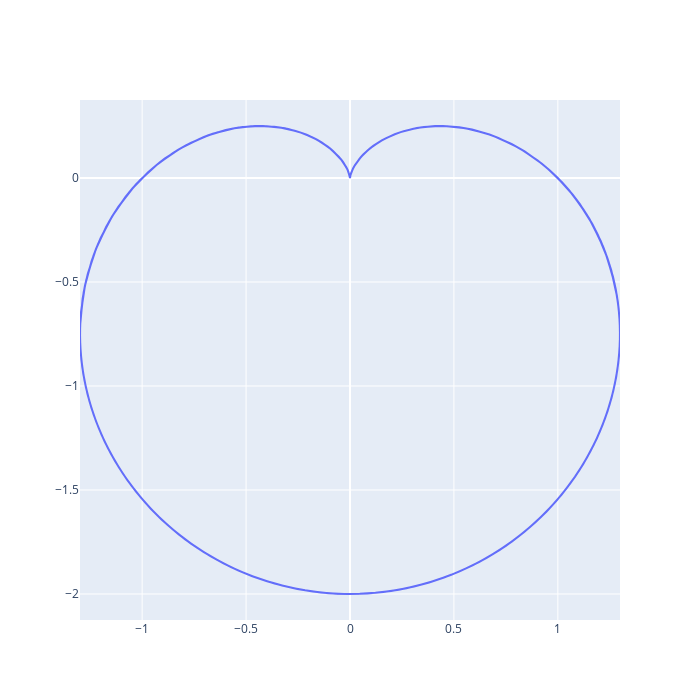

Notebook cell for this chart:
### Code cell
f2=2
rez=Y*np.cos(-2*np.pi*f2*T)
imz=Y*np.sin(-2*np.pi*f2*T)
fig=go.Figure()
fig.add_trace(go.Scatter(x=rez,y=imz,name="图像"))
fig.update_layout(
    height=700,
    width=700)

### Figure 1 — Plotly figure (JSON) as saved in the notebook; plotly's stock layout.template omitted (floating-point values rounded to 4 significant figures; data arrays with more than 128 entries replaced by an {"elided": "..."} marker saying what was removed)
{"data": [{"name": "图像", "type": "scatter", "x": {"elided": "1000 float values"}, "y": {"elided": "1000 float values"}}], "layout": {"height": 700, "width": 700}}
